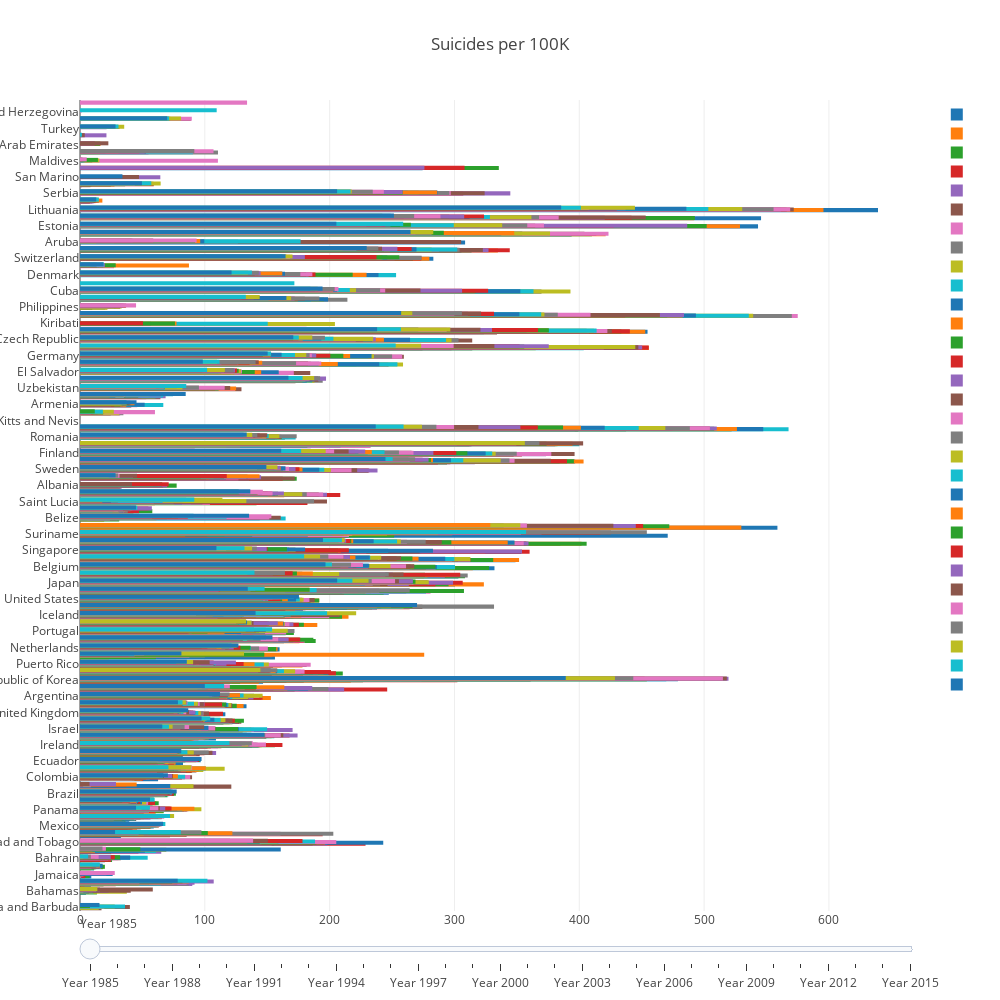

This figure's notebook cell:
### Code cell
data=[go.Bar(
    x=year_trend.loc[i].sort_values(ascending=True).values,
    y=year_trend.loc[i].sort_values(ascending=True).index,
    width= 0.5,
    orientation = 'h',
    name=''
) for i in years]

steps = []
for i in range(len(years)):
    step = dict(method='restyle',
                args=['visible', [False] * len(data)],
                label='Year {}'.format(i + 1985))
    step['args'][1][i] = True
    steps.append(step)

sliders = [dict(active=0,
                pad={"t": 1},
                steps=steps)]


layout = dict(
    title = 'Suicides per 100K',
    barmode = 'group',
    autosize=False,
    width=1000,
    height=1000,
    bargap=0.5,
    bargroupgap=1,
    sliders = sliders,
)

fig = dict( data=data, layout=layout )
py.offline.iplot( fig, validate=False, filename='Year trends of suicide levels' )
